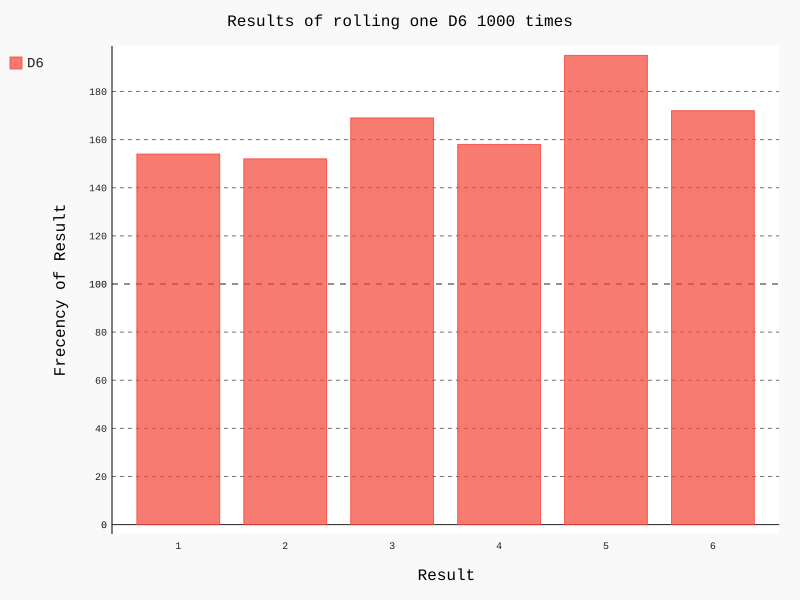

Here is the Python script that generated this plot:
import pygal
from die import Die

# Create a D6
die = Die()

# Make some rolls, and store the results in a list
results = []
for roll_num in range(1000):
    result = die.roll()
    results.append(result)

# Analyze the results
frequencies = []
for value in range(1, die.num_sides + 1):
    frecuency = results.count(value)
    frequencies.append(frecuency)

# Visualize the results
hist = pygal.Bar()

hist.title = "Results of rolling one D6 1000 times"
hist.x_labels = ['1', '2', '3', '4', '5', '6']
hist.x_title = "Result"
hist.y_title = "Frecency of Result"

hist.add('D6', frequencies)
hist.render_to_file('die_visual.svg')
